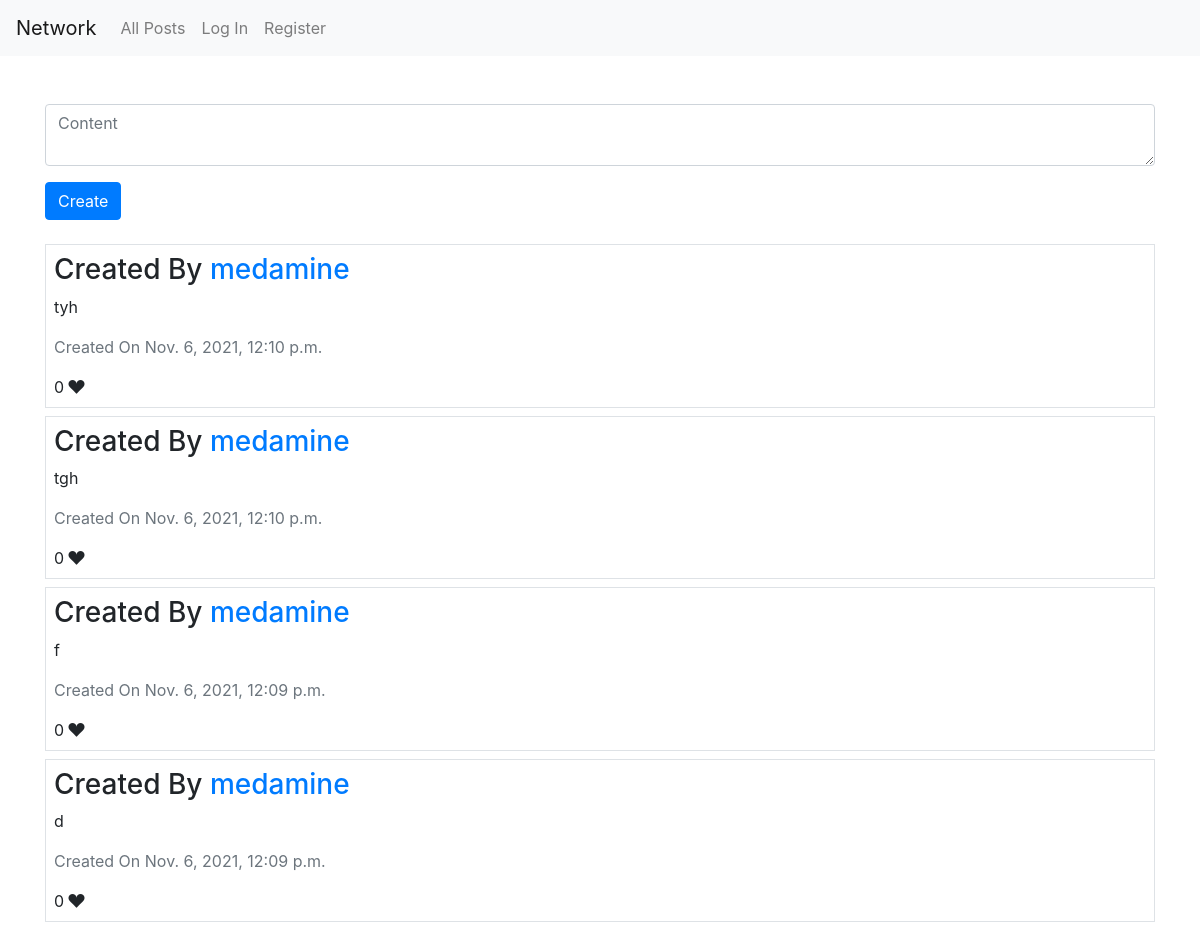
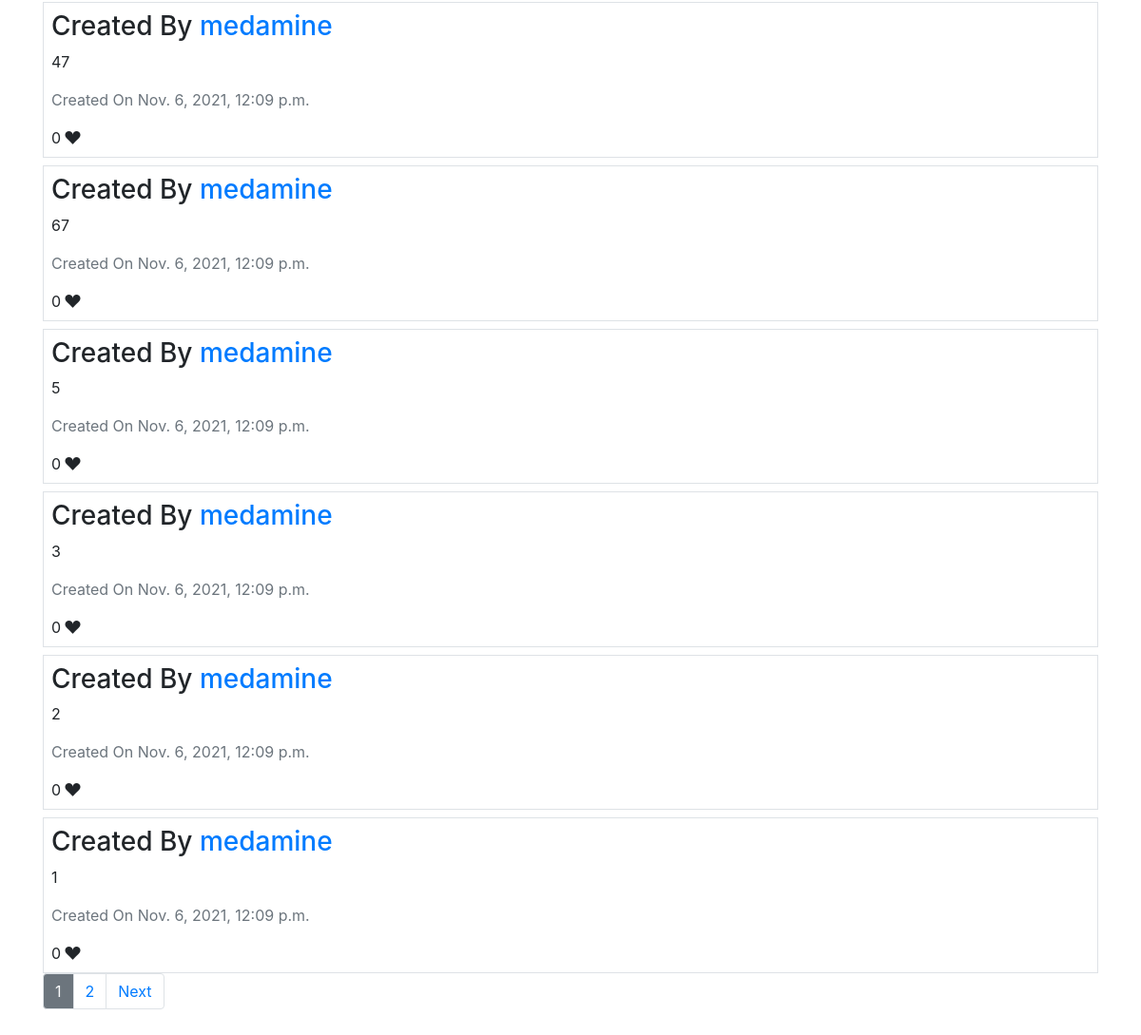
Before: / with the older database file (2 pictures, top to bottom).
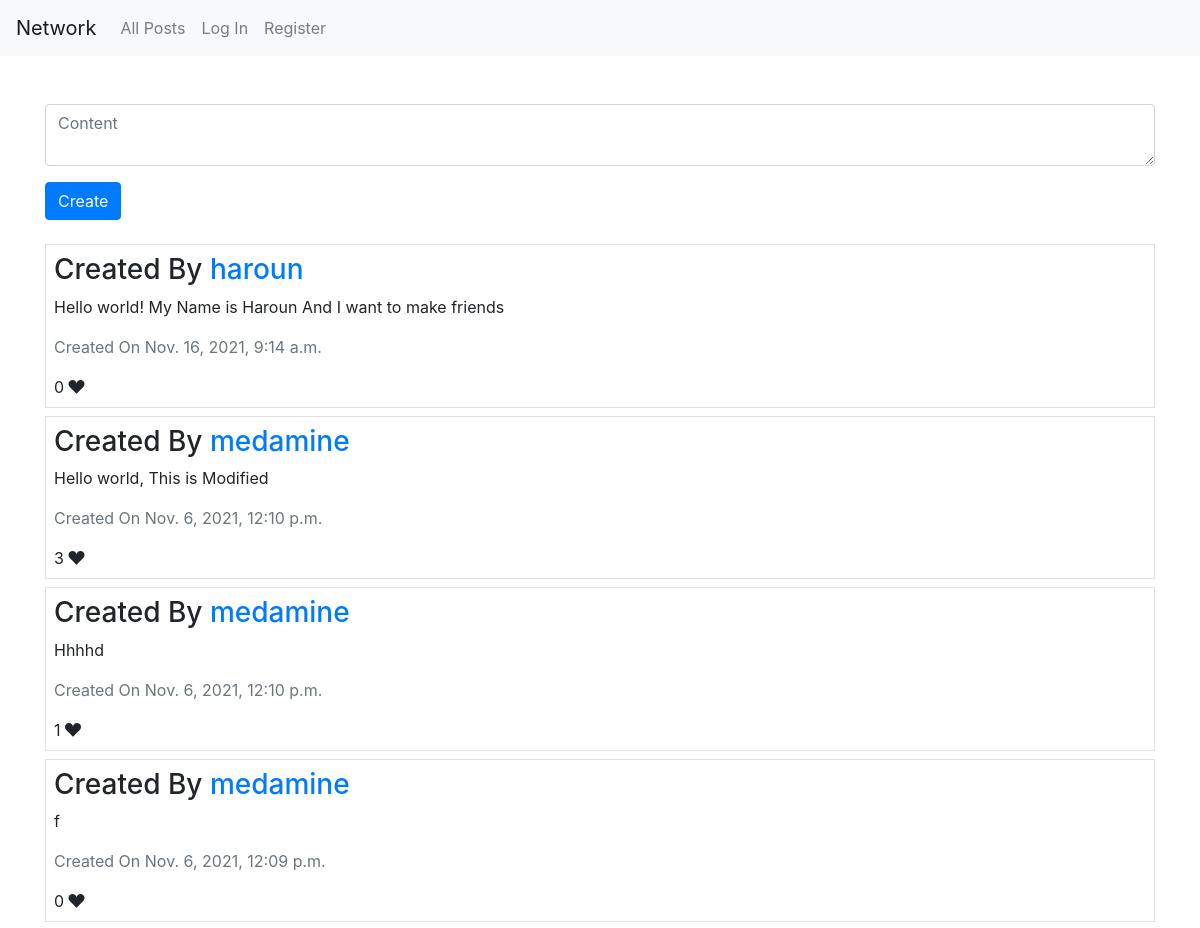
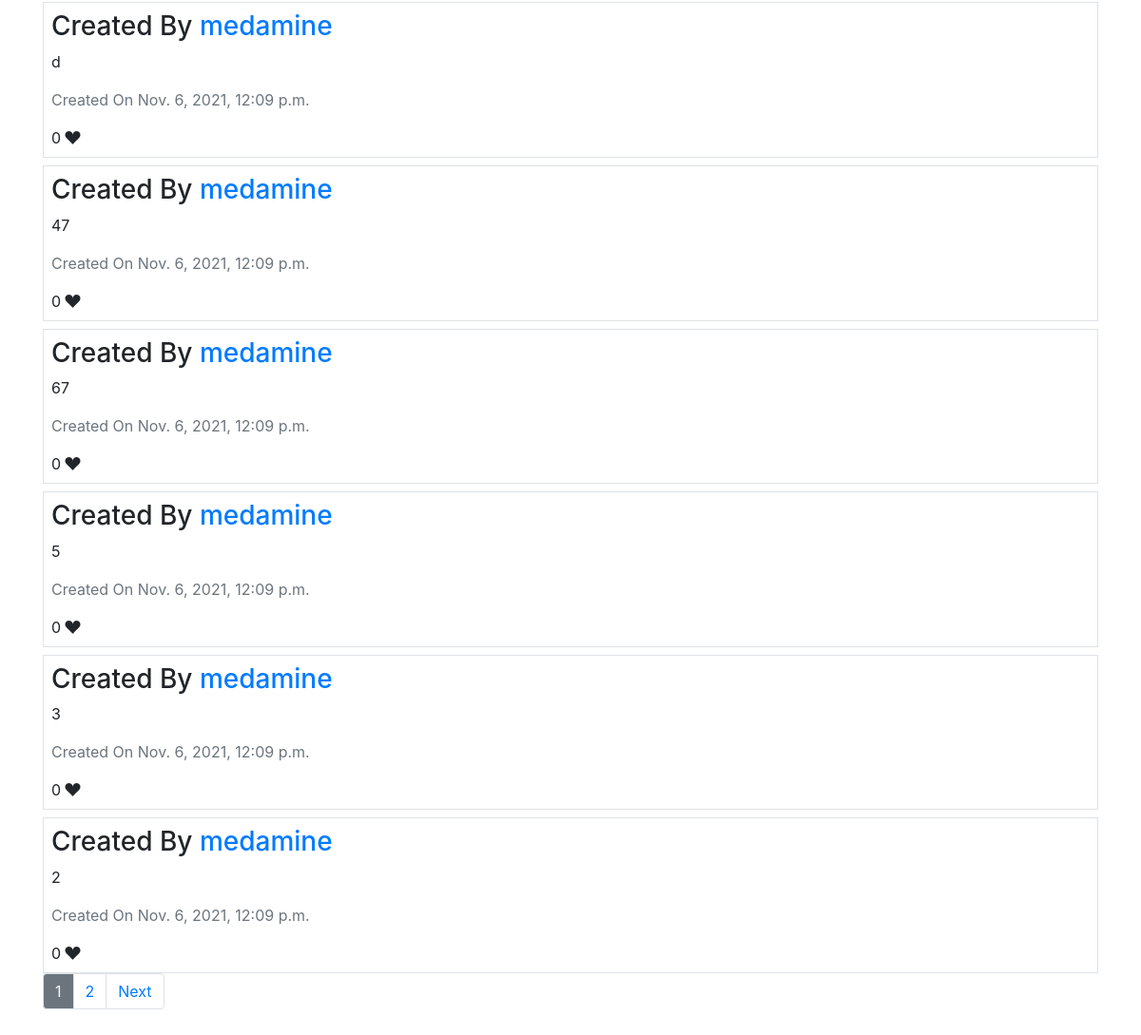
After: the same page with the newer database file (2 pictures, top to bottom).
### network/models.py (models this page shows, shortened)
class Tweet(models.Model):
    user = models.ForeignKey(
        User, on_delete=models.CASCADE, related_name="creator")
    content = models.TextField()
    created_at = models.DateTimeField(auto_now_add=True)

class User(AbstractUser):
    pass

### network/views.py (the view, shortened to what this page needs)
# urls.py: path("", views.index, name="index"),
def index(request):
    tweets = Tweet.objects.all().order_by("-created_at").all()
    likes = Likes.objects.all()
    tweets = Paginator(tweets, 10)
    page_obj = None
    try:
        page_number = request.GET.get('page')
        page_obj = tweets.get_page(page_number)
    except:
        page_obj = tweets.get_page(1)
    try:
        user = User.objects.get(username=request.user)
    except:
        user = None
    output = []
    for tweet in page_obj:
        liked = ""
        try:
            liked = likes.get(user=user, tweet=tweet)
        except:
            liked = None
        output.append({
            "id": tweet.id,
            "tweet": tweet,
            "likes": likes.filter(tweet=tweet).count(),
            "isLiked": True if liked else False
        })
    return render(request, "network/index.html", {"tweets": output, "page_obj": page_obj})

### network/templates/network/index.html (shortened to what this page needs)
{% extends "network/layout.html" %}
{% load static %}
{% block body %}
<form class="mt-2 mb-4" action="{% url 'index' %}" method="post">
    <div class="form-group">
        <textarea autofocus class="form-control" type="text" name="content" placeholder="Content"></textarea>
    </div>
    <button class="btn btn-primary" type="submit">
        Create
    </button>
</form>
{% if tweets %}
{% for tweet in tweets %}
<div class="content border p-2 mt-2 show_{{tweet.tweet.id}}" data-id="{{tweet.tweet.id}}">
    <h3>Created By <a href="{% url 'profile' tweet.tweet.user.username %}"> {{tweet.tweet.user.username}} </a> </h3>
    <p>
        {{tweet.tweet.content}}
    </p>
    <p class="text-secondary">Created On {{tweet.tweet.created_at}}</p>
    <span>
        {{tweet.likes}}
    </span> <i class="bi bi-suit-heart-fill {% if tweet.isLiked %}text-danger{% endif %} me-2"></i>
</div>
{% endfor %}
<nav aria-label="Page navigation float-end">
    <ul class="pagination">
        {% with ''|center:page_obj.paginator.num_pages as range %}
        {% for _ in range %}
        {% if forloop.counter == page_obj.number %}
        <li class="page-item disabled"><a aria-disabled="true" class="page-link bg-secondary text-light"
                href="?page={{forloop.counter}}">
                {{forloop.counter}}</a></li>
        {% else %}
        <li class="page-item"><a class="page-link" href="?page={{forloop.counter}}">
                {{forloop.counter}}</a></li>
        {% endif %}
        {% endfor %}
        {% endwith %}
        {% if page_obj.has_next %}
        <li class="page-item"><a class="page-link" href="?page={{page_obj.next_page_number }}">Next</a></li>
        {% endif %}
    </ul>
</nav>
{% endif %}
{% endblock %}

### network/templates/network/layout.html (shortened to what this page needs)
{% load static %}
<!DOCTYPE html>
<html lang="en">
<head>
    <link rel="stylesheet" href="https://stackpath.bootstrapcdn.com/bootstrap/4.4.1/css/bootstrap.min.css"
>
    <link rel="stylesheet" href="https://cdn.jsdelivr.net/npm/bootstrap-icons@1.3.0/font/bootstrap-icons.css">
    <link href="{% static 'network/styles.css' %}" rel="stylesheet">
</head>
<body>
    <nav class="navbar navbar-expand-lg navbar-light bg-light">
        <a class="navbar-brand" href="{% url 'index' %}">Network</a>
        <div>
            <ul class="navbar-nav mr-auto">
                <li class="nav-item">
                    <a class="nav-link" href="{% url 'index' %}">All Posts</a>
                </li>
                {% if user.is_authenticated %}
                <li class="nav-item">
                    <a class="nav-link" href="{% url 'following_posts' %}">Following</a>
                </li>
                <li class="nav-item">
                    <a class="nav-link" href="{% url 'logout' %}">Log Out</a>
                </li>
                {% else %}
                <li class="nav-item">
                    <a class="nav-link" href="{% url 'login' %}">Log In</a>
                </li>
                <li class="nav-item">
                    <a class="nav-link" href="{% url 'register' %}">Register</a>
                </li>
                {% endif %}
            </ul>
        </div>
    </nav>
    <div class="body container mt-5 mb-5">
        {% block body %}
        {% endblock %}
    </div>
</body>
</html>

Changed rows visible on the page:
no longer on this page (row unchanged): Tweet: tweet.user.username "medamine", tweet.content "1", tweet.created_at "Nov. 6, 2021, 12:09 p.m.", likes "0"
added Tweet: tweet.user.username "haroun", tweet.content "Hello world! My Name is Haroun And I want to make friends", tweet.created_at "Nov. 16, 2021, 9:14 a.m.", likes "0"
changed Tweet: tweet.content "tyh" → "Hello world, This is Modified"; likes "0" → "3"
changed Tweet: tweet.content "tgh" → "Hhhhd"; likes "0" → "1"
